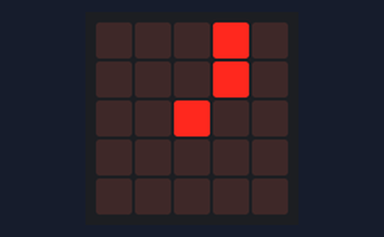
The program below on a simulated BBC micro:bit running MicroPython. On the bench: the board's 5×5 LED display. What the program prints to the serial console is not drawn.

Above: at 0.1 s.
At 1.1 s:
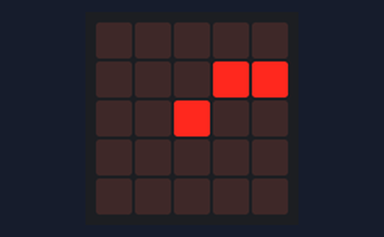
At 2.1 s:
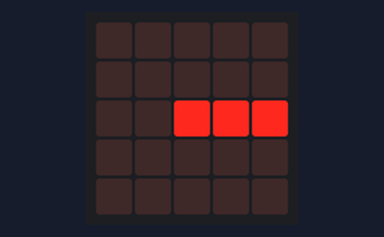
At 5.1 s:
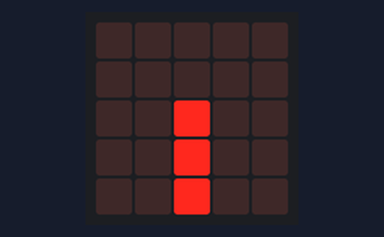
At 8.1 s:
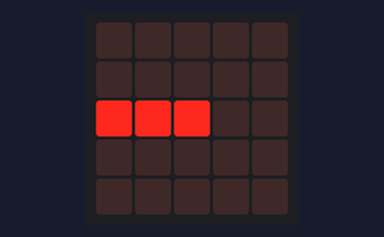
At 11.1 s:
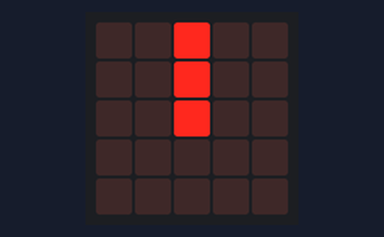

The program:

clockhands.py
```python
from microbit import *

class ClockHands:
    def __init__(self):
        self.arrow = 0
        self.images = []
        self.images.extend([Image.CLOCK1, Image.CLOCK2, Image.CLOCK3])
        self.images.extend([Image.CLOCK4, Image.CLOCK5, Image.CLOCK6])
        self.images.extend([Image.CLOCK7, Image.CLOCK8, Image.CLOCK9])
        self.images.extend([Image.CLOCK10, Image.CLOCK11, Image.CLOCK12])
        print(self.images)

    def show(self):
        display.show(self.images[self.arrow])
        sleep(1000)
        self.arrow = self.arrow+1
        if self.arrow == len(self.images):
            self.arrow = 0


it = ClockHands()
while True:
    it.show()
    
```

Measured:
- by itself, everything shown: repeats every 12.0 s, in 12 steps
- what the display in image 1 shows lasts 1.0 s, from 1.0 s to 2.0 s
